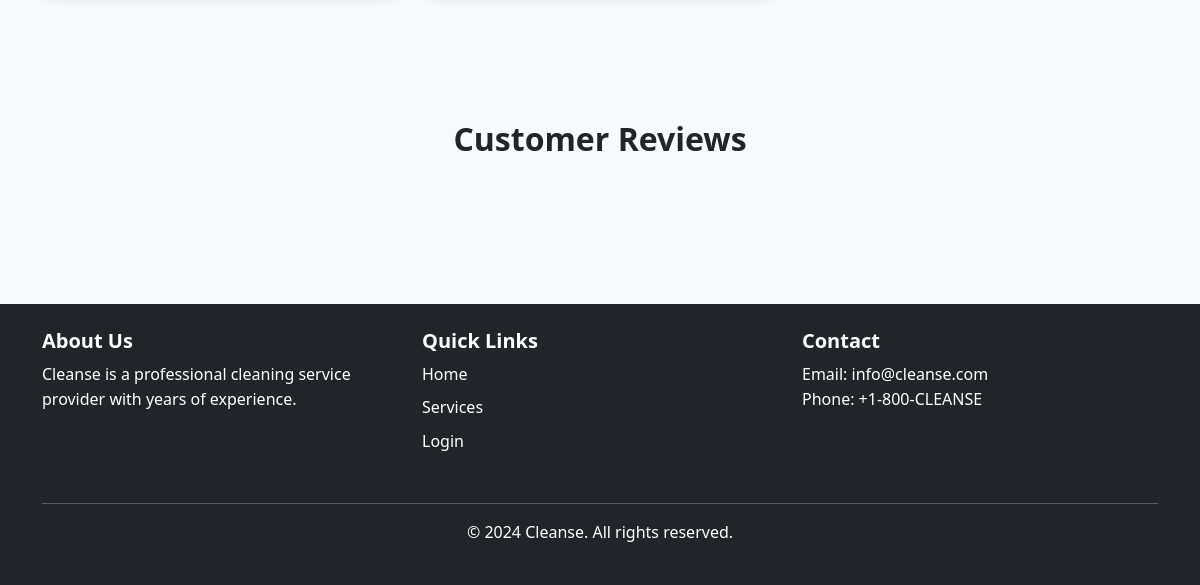
Before: / (lower part) with the older database file.
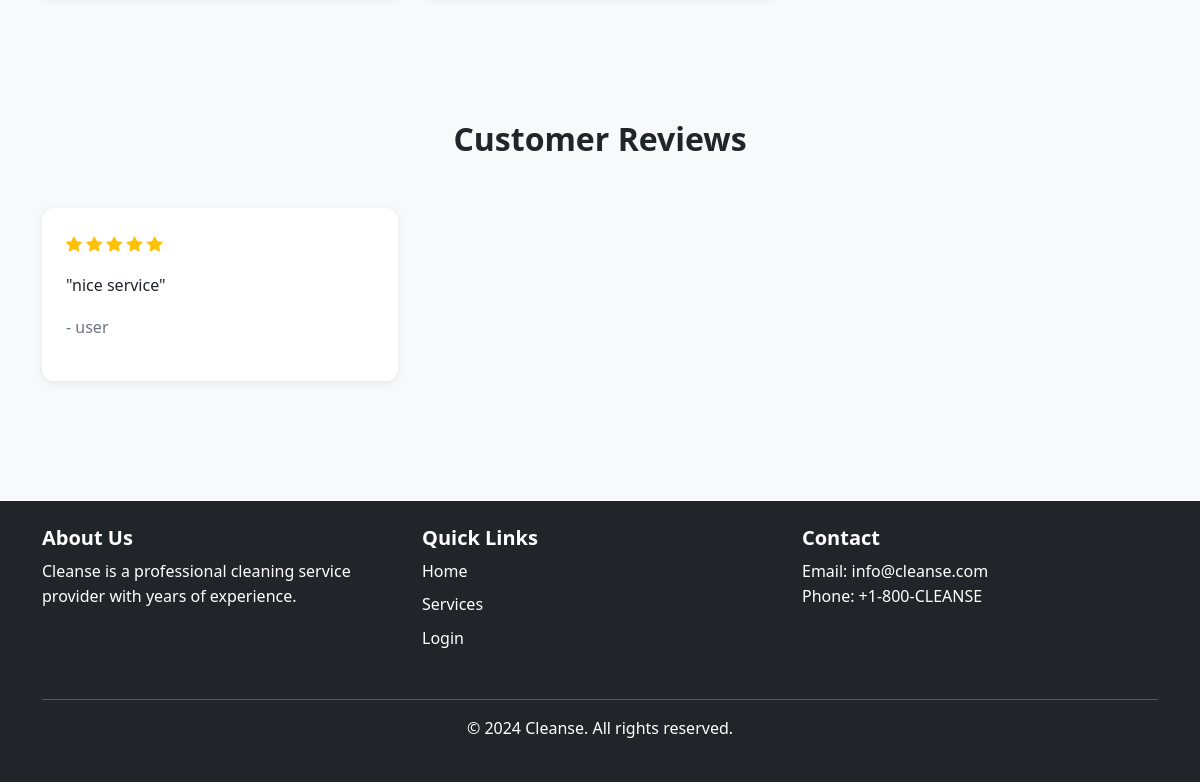
After: the same page with the newer database file.
### tables this page shows
CREATE TABLE `ratings` (
  `id` int(11) NOT NULL,
  `order_id` int(11) NOT NULL,
  `customer_id` int(11) NOT NULL,
  `rating` int(11) DEFAULT NULL CHECK (`rating` between 1 and 5),
  `review` text DEFAULT NULL,
  `staff_rating` int(11) DEFAULT NULL CHECK (`staff_rating` between 1 and 5),
  `staff_review` text DEFAULT NULL,
  `created_at` timestamp NOT NULL DEFAULT current_timestamp()
);

CREATE TABLE `users` (
  `id` int(11) NOT NULL,
  `username` varchar(50) NOT NULL,
  `email` varchar(100) NOT NULL,
  `password` varchar(255) NOT NULL,
  `full_name` varchar(100) NOT NULL,
  `phone` varchar(20) DEFAULT NULL,
  `profile_image` varchar(255) DEFAULT 'default.jpg',
  `role_id` int(11) DEFAULT 1,
  `is_active` tinyint(1) DEFAULT 1,
  `created_at` timestamp NOT NULL DEFAULT current_timestamp(),
  `updated_at` timestamp NOT NULL DEFAULT current_timestamp() ON UPDATE current_timestamp()
);

### app/core/BaseController.php (called while the page is built, shortened)
<?php
class BaseController {
    public function view($view, $data = []) {
        extract($data);
        $viewFile = APP_ROOT . "/app/views/{$view}.php";
        if (file_exists($viewFile)) {
            require_once $viewFile;
            return ob_get_clean();
        } else {
            throw new Exception("View {$view} not found");
        }
    }
}
?>

### app/models/Rating.php (called while the page is built, shortened)
<?php
class Rating {
    public static function getRecent($limit = 5) {
        $sql = "SELECT r.*, u.full_name as customer_name
                FROM ratings r
                JOIN users u ON r.customer_id = u.id
                ORDER BY r.created_at DESC
                LIMIT ?";
        $stmt = Database::query($sql, [$limit]);
        $ratings = [];
        while ($data = $stmt->fetch()) {
            $ratings[] = self::createFromData($data);
        }
        return $ratings;
    }
    private static function createFromData($data) {
        $rating = new self();
        foreach ($data as $key => $value) {
            if (property_exists($rating, $key)) {
                $rating->$key = $value;
            }
        }
        return $rating;
    }
}
?>

### app/core/Database.php (called while the page is built, shortened)
<?php
class Database {
    private static $instance = null;
    private function __construct()
    {
        $config = require_once APP_ROOT . '/config/database.php';
        $dsn = "mysql:host={$config['host']};dbname={$config['dbname']};charset={$config['charset']}";
        try {
            $this->connection = new PDO(
                $dsn,
                $config['username'],
                $config['password'],
                $config['options']
            );
        } catch (PDOException $e) {
            die("Database connection failed: " . $e->getMessage());
        }
    }
     public static function getInstance() {
        if (self::$instance === null) {
            self::$instance = new self();
        }
        return self::$instance->connection;
    }
    public static function query($sql, $params = []) {
        $stmt = self::getInstance()->prepare($sql);
        $stmt->execute($params);
        return $stmt;
    }
}

### config/database.php (called while the page is built)
<?php
return [
    'host' => 'localhost',
    'dbname' => 'cleanse_db',
    'username' => 'root',
    'password' => '',
    'charset' => 'utf8mb4',
    'options' => [
        PDO::ATTR_ERRMODE => PDO::ERRMODE_EXCEPTION,
        PDO::ATTR_DEFAULT_FETCH_MODE => PDO::FETCH_ASSOC,
        PDO::ATTR_EMULATE_PREPARES => false,
    ]
];

### app/views/home.php (the view, shortened to what the changed rows need)
<!DOCTYPE html>
<html lang="en">
<head>
    <link href="https://cdn.jsdelivr.net/npm/bootstrap@5.3.0/dist/css/bootstrap.min.css" rel="stylesheet">
    <link rel="stylesheet" href="https://cdn.jsdelivr.net/npm/bootstrap-icons@1.11.0/font/bootstrap-icons.css">
    <link rel="stylesheet" href="<?php echo ASSETS_PATH; ?>css/style.css">
</head>
<body>
    <section class="services py-5">
        <div class="container">
            <div class="row">
            </div>
        </div>
    </section>
    <section class="reviews bg-light py-5">
        <div class="container">
            <h2 class="text-center mb-5">Customer Reviews</h2>
            <div class="row">
                <?php if (!empty($reviews)): ?>
                    <?php foreach ($reviews as $review): ?>
                        <div class="col-md-4 mb-4">
                            <div class="card h-100">
                                <div class="card-body">
                                    <div class="mb-3">
                                        <?php for ($i = 0; $i < $review->rating; $i++): ?>
                                            <i class="bi bi-star-fill text-warning"></i>
                                        <?php endfor; ?>
                                    </div>
                                    <p class="card-text">"<?php echo htmlspecialchars($review->review); ?>"</p>
                                    <p class="text-muted">- <?php echo htmlspecialchars($review->customer_name); ?></p>
                                </div>
                            </div>
                        </div>
                    <?php endforeach; ?>
                <?php endif; ?>
            </div>
        </div>
    </section>
    <footer class="bg-dark text-white py-4 mt-5">
        <div class="container">
            <div class="row">
                <div class="col-md-4 mb-3">
                    <h5>About Us</h5>
                    <p>Cleanse is a professional cleaning service provider with years of experience.</p>
                </div>
                <div class="col-md-4 mb-3">
                    <h5>Quick Links</h5>
                    <ul class="list-unstyled">
                        <li><a href="<?php echo APP_URL; ?>" class="text-white text-decoration-none">Home</a></li>
                        <li><a href="<?php echo APP_URL; ?>/customer/services" class="text-white text-decoration-none">Services</a></li>
                        <li><a href="<?php echo APP_URL; ?>/auth/login" class="text-white text-decoration-none">Login</a></li>
                    </ul>
                </div>
                <div class="col-md-4 mb-3">
                    <h5>Contact</h5>
                    <p>Email: info@cleanse.com<br>Phone: +1-800-CLEANSE</p>
                </div>
            </div>
            <hr>
            <div class="text-center">
                <p>&copy; 2024 Cleanse. All rights reserved.</p>
            </div>
        </div>
    </footer>
</body>
</html>

### app/core/Router.php (shortened to what the changed rows need)
<?php
class Router {
    private $routes = [];
    public function add($route, $callback) {
        $this->routes[$route] = $callback;
    }
    public function dispatch($requestUri = null) {
        $requestUri = strtok($requestUri, '?');
        foreach ($this->routes as $route => $callback) {
            $pattern = '#^' . preg_replace('/\{([a-z]+)\}/', '(?P<$1>[^/]+)', $route) . '$#';
            if (preg_match($pattern, $requestUri, $matches)) {
                $params = array_filter($matches, 'is_string', ARRAY_FILTER_USE_KEY);
                if (is_callable($callback)) {
                    return call_user_func_array($callback, $params);
                }
            }
        }
        exit();
    }
}
?>

Changed rows visible on the page:
added ratings: rating 5 (drawn), review "nice service", customer.full_name "user"
